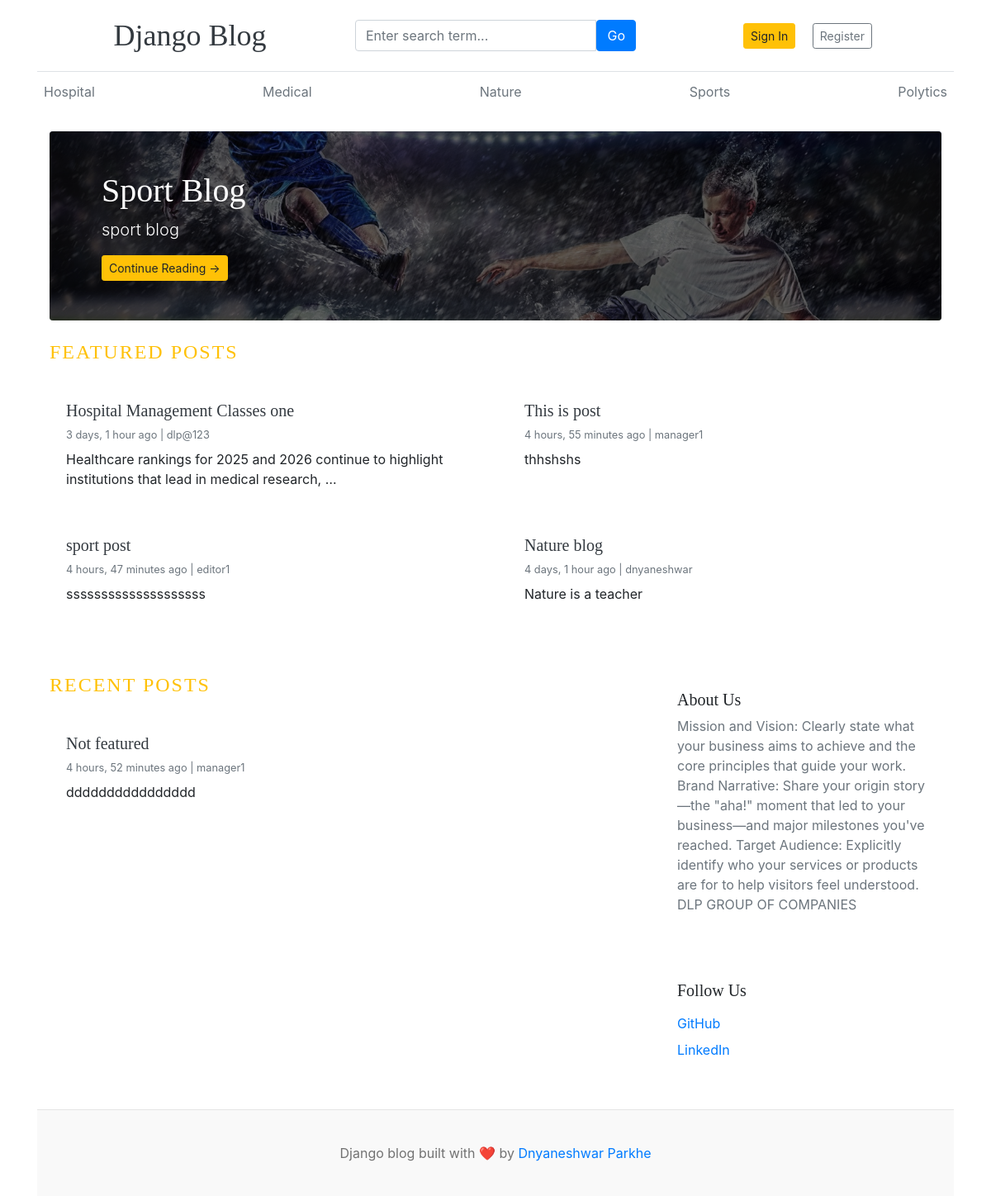
The page / on the database its author committed.
### blogs/models.py (models this page shows, shortened)
class Category(models.Model):
    category_name = models.CharField(max_length=100, unique=True)
    created_at = models.DateTimeField(auto_now_add=True)
    updated_at = models.DateTimeField(auto_now=True)
    class Meta:
        verbose_name_plural = 'Categories'

class Blog(models.Model):
    title = models.CharField(max_length=200)
    slug = models.SlugField(max_length=250, unique=True, blank=True)
    category = models.ForeignKey(Category, on_delete=models.CASCADE)
    author = models.ForeignKey(User, on_delete=models.CASCADE)
    featured_image = models.ImageField(upload_to='uploads/%Y/%m/%d')
    short_description = models.TextField(max_length=500)
    blog_body = models.TextField(max_length=1000)
    status = models.CharField(choices=STATUS_CHOICES, default="Draft")
    is_featured = models.BooleanField(default=False)
    created_at = models.DateTimeField(auto_now_add=True)
    updated_at = models.DateTimeField(auto_now=True)

### assignments/models.py (models this page shows, shortened)
class AboutUs(models.Model):
    name = models.CharField(max_length=50)
    description = models.TextField(max_length=600)
    created_at = models.DateTimeField(auto_now_add=True)
    updated_at = models.DateTimeField(auto_now=True)
    class Meta:
        verbose_name_plural = 'About Us'

class SocialLink(models.Model):
    platform = models.CharField(max_length=20)
    link = models.URLField(max_length=100)
    created_at = models.DateTimeField(auto_now_add=True)
    updated_at = models.DateTimeField(auto_now=True)

### blog_main/views.py (the view)
# urls.py: 2. Add a URL to urlpatterns:  path('', views.home, name='home')
def home(request):
    featured_posts = Blog.objects.filter(is_featured=True, status='Published').order_by('updated_at')
    posts = Blog.objects.filter(is_featured=False, status='Published')
    try:
        about_us = AboutUs.objects.get()
    except:
        about_us = None
    context = {
        'featured_posts':featured_posts,
        'posts':posts,
        'about_us':about_us,
    }
    return render(request, 'home.html', context)

### blogs/context_processors.py (called while the page is built)
def get_categories(request):
    categories = Category.objects.all().order_by('-created_at')
    return dict(categories=categories)

def get_social_links(request):
    social_links = SocialLink.objects.all()
    return dict(social_links=social_links)

### templates/home.html (shortened to what this page needs)
{% extends "base.html" %}
{% block content %}
<div class="container mt-4">
  {% for post in featured_posts %}
    {% if forloop.first %}
    <div class="p-5 mb-4 text-white rounded hero-section"
         style="background-image: url({{ post.featured_image.url }});">
      <div class="overlay"></div>
      <div class="content col-md-8">
        <h1 class="display-5 fw-bold">{{ post.title }}</h1>
        <p class="lead">
          {{ post.short_description|truncatewords:15 }}
        </p>
        <a href="{% url 'blogs' post.slug %}"
           class="btn btn-warning btn-sm">
          Continue Reading →
        </a>
      </div>
    </div>
    {% endif %}
  {% endfor %}
  <h4 class="text-uppercase text-warning mb-4" style="letter-spacing: 2px">
    Featured Posts
  </h4>
  <div class="row g-4 mb-5">
    {% for post in featured_posts %}
      {% if not forloop.first %}
      <div class="col-12 col-md-6">
        <div class="card h-100 shadow-sm border-0 post-card">
          <div class="card-body">
            <h5>
              <a href="{% url 'blogs' post.slug %}"
                 class="text-dark text-decoration-none fw-bold">
                {{ post.title }}
              </a>
            </h5>
            <small class="text-muted d-block mb-2">
              {{ post.created_at|timesince }} ago |
              {{ post.author }}
            </small>
            <p>
              {{ post.short_description|truncatewords:15 }}
            </p>
          </div>
        </div>
      </div>
      {% endif %}
    {% endfor %}
  </div>
  <div class="row">
    <div class="col-12 col-lg-8">
      <h4 class="text-uppercase text-warning mb-4"
          style="letter-spacing: 2px">
        Recent Posts
      </h4>
      {% for post in posts %}
      <div class="card mb-4 border-0 shadow-sm post-card">
        <div class="card-body">
          <h5>
            <a href="{% url 'blogs' post.slug %}"
               class="text-dark text-decoration-none fw-bold">
              {{ post.title }}
            </a>
          </h5>
          <small class="text-muted d-block mb-2">
            {{ post.created_at|timesince }} ago |
            {{ post.author }}
          </small>
          <p>
            {{ post.short_description|truncatewords:25 }}
          </p>
        </div>
      </div>
      {% endfor %}
    </div>
    <div class="col-12 col-lg-4 mt-4 mt-lg-0">
      <div class="card border-0 shadow-sm mb-4">
        <div class="card-body">
          <h5 class="fw-bold">{{ about_us.name }}</h5>
          <p class="text-muted">
            {{ about_us.description }}
          </p>
        </div>
      </div>
      {% if social_links %}
      <div class="card border-0 shadow-sm">
        <div class="card-body">
          <h5 class="fw-bold mb-3">Follow Us</h5>
          <ul class="list-unstyled">
            {% for i in social_links %}
            <li class="mb-2">
              <a href="{{ i.link }}" target="_blank"
                 class="text-decoration-none social-link">
                {{ i.platform }}
              </a>
            </li>
            {% endfor %}
          </ul>
        </div>
      </div>
      {% endif %}
    </div>
  </div>
</div>
{% endblock %}

### templates/base.html (shortened to what this page needs)
{% load static %}
<!doctype html>
<html lang="en">
  <head>
    <link
      href="https://getbootstrap.com/docs/4.0/dist/css/bootstrap.min.css"
      rel="stylesheet"
    />
    <link href="{% static 'css/blog.css' %}" rel="stylesheet" />
    <link href="{% static 'css/dashboard.css' %}" rel="stylesheet" />
    <link rel="stylesheet" href="https://cdnjs.cloudflare.com/ajax/libs/font-awesome/7.0.1/css/all.min.css" />
  </head>
  <body>
    <div class="container">
     <header class="blog-header py-3 border-bottom">
  <div class="container">
    <div class="row align-items-center">
      <div class="col-12 col-md-4 text-center text-md-start mb-2 mb-md-0">
        <a class="blog-header-logo text-dark text-decoration-none fs-4" href="/">
          Django Blog
        </a>
      </div>
      <div class="col-12 col-md-4 mb-2 mb-md-0">
        <form action="{% url 'search' %}" method="GET">
          <div class="input-group">
            <input
              class="form-control"
              value="{{keyword}}"
              type="text"
              name="keyword"
              placeholder="Enter search term..."
              required
            />
            <button type="submit" class="btn btn-primary">
              Go
            </button>
          </div>
        </form>
      </div>
      <div class="col-12 col-md-4 text-center text-md-end">
        {% if not user.is_authenticated %}
          <a class="btn btn-sm btn-warning mx-3" href="{% url 'login' %}">
            Sign In
          </a>
          <a class="btn btn-sm btn-outline-secondary" href="{% url 'register' %}">
            Register
          </a>
        {% endif %}
      </div>
    </div>
  </div>
</header>
      <div class="nav-scroller py-1 mb-2">
        <nav class="nav d-flex justify-content-between">
          {% for cat in categories  %}
          <a class="p-2 text-muted" href="{% url 'posts_by_category' cat.id %}">{{cat.category_name}}</a>
          {% endfor %}
        </nav>
      </div>
{% block content %}
{% endblock %}
 <footer class="blog-footer mt-4">
      <p>Django blog built with ❤️ by <a href="#">Dnyaneshwar Parkhe</a></p>
    </footer>
  </body>
</html>

### blog_main/static/css/blog.css (style rules this page uses)
.blog-header { border-bottom: 1px solid #e5e5e5; }
.blog-header-logo { font-family: "Playfair Display", Georgia, "Times New Roman", serif; font-size: 2.25rem; }
h1, h2, h3, h4, h5, h6 { font-family: "Playfair Display", Georgia, "Times New Roman", serif; }
.blog-footer { padding: 2.5rem 0; color: #727272; text-align: center; background-color: #f9f9f9; border-top: .05rem solid #e5e5e5; }
.blog-footer p:last-child { margin-bottom: 0; }

### templates/home.html (style rules this page uses)
.hero-section { position: relative; background-size: cover; background-position: center; overflow: hidden; }
.hero-section .overlay { position: absolute; top: 0; left: 0; width: 100%; height: 100%; background: rgba(0,0,0,0.6); }
.hero-section .content { position: relative; z-index: 2; }
.post-card { transition: all 0.3s ease; border-radius: 12px; }
.social-link { transition: 0.3s; }

### rows shown on the page
Category: category_name "Hospital"
Category: category_name "Medical"
Category: category_name "Nature"
Category: category_name "Sports"
Category: category_name "Polytics"
Blog: featured_image (picture), title "Sport Blog", short_description "sport blog"
Blog: title "Hospital Management Classes one", created_at "3 days, 1 hour", author "dlp@123", short_description "Healthcare rankings for 2025 and 2026 continue to highlight institutions that lead in medical research, …"
Blog: title "This is post", created_at "4 hours, 55 minutes", author "manager1", short_description "thhshshs"
Blog: title "sport post", created_at "4 hours, 47 minutes", author "editor1", short_description "ssssssssssssssssssss"
Blog: title "Nature blog", created_at "4 days, 1 hour", author "dnyaneshwar", short_description "Nature is a teacher"
Blog: title "Not featured", created_at "4 hours, 52 minutes", author "manager1", short_description "dddddddddddddddd"
AboutUs: name "About Us", description "Mission and Vision: Clearly state what your business aims to achieve and the core principles that guide your work. Brand Narrative: Share your origin story—the \"aha!\" moment that led to your business—and major milestones you've reached. Target Audience: Explicitly identify who your services or products are for to help visitors feel understood. DLP GROUP OF COMPANIES"
SocialLink: platform "GitHub"
SocialLink: platform "LinkedIn"
